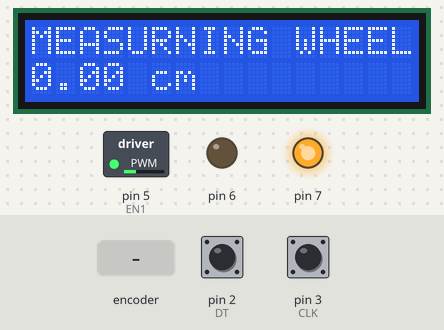
Bench run of a sketch on a simulated Arduino Uno, built with avr-gcc and run on an emulated ATmega328P. On the bench: 16×2 character LCD, switched loads named in the sketch (green lamp = pin HIGH), output pins drawn as LEDs (lit = HIGH). The inputs (shaded band) are chosen by the test bench; at power-on: pin 2 (DT) HIGH, pin 3 (CLK) HIGH.

Above: at 1.2 s.
1.3 s: pin 2 (DT) pulled LOW for 0.15 s
At 1.37 s:
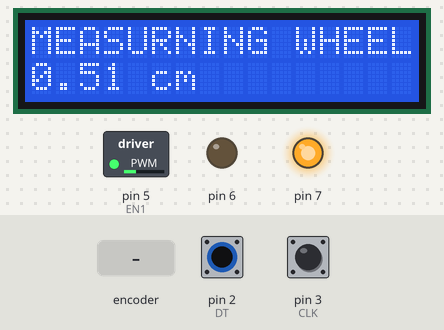
2.9 s: rotary encoder on pin 3 (CLK) / pin 2 (DT) turned 3 steps (first pin leading)
At 4.2 s:
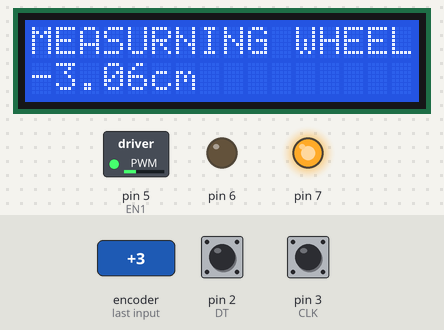
5.0 s: rotary encoder on pin 3 (CLK) / pin 2 (DT) turned 1 step (first pin leading)
At 5.5 s:
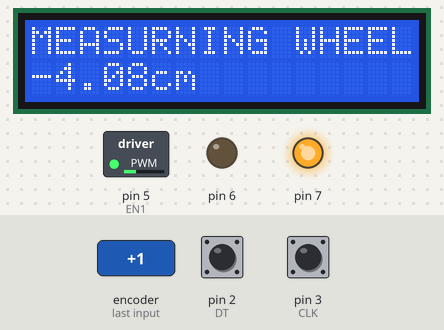
6.7 s: rotary encoder on pin 3 (CLK) / pin 2 (DT) turned 1 step (first pin leading)
At 8.0 s:
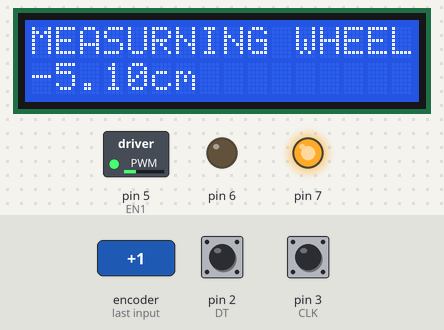
Timing chart, 0 to 9.4 s (numbered marks = the images above; inputs shaded):
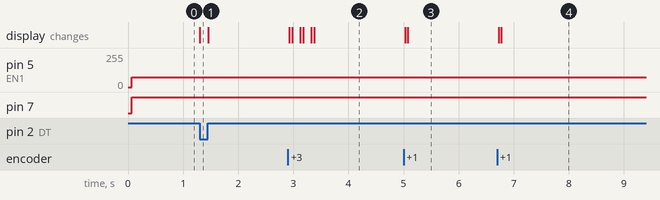

Measured:
- after the input at 1.3 s, the display: changes at once (image 1)
- after the input at 2.9 s, the display: first changes at once (image 2 shows a later state)
- after the input at 5.0 s, the display: first changes at once (image 3 shows a later state)
- after the input at 6.7 s, the display: first changes at once (image 4 shows a later state)

The sketch:

Rotary_Encoder_sin_interrupciones.ino
```cpp
#include <LiquidCrystal.h>
LiquidCrystal lcd(14, 13, 12, 11, 10, 9); //A0=14

int DT = 2;
int CLK = 3;

int Pos = 0;
int State;
int LastState;

const float pi = 3.14;
const float R = 3.25;
const int N = 40;

float distance = 0;

int EN1 = 5;//Inyectar PWM para controlar velocidad motor
int engine_1 = HIGH, engine_2 = LOW;
byte PWM=75;//VELOCIDAD MOTOR


void setup() {
  pinMode (DT ,INPUT_PULLUP);
  pinMode (CLK ,INPUT_PULLUP);
  pinMode(7, OUTPUT);
  pinMode(6, OUTPUT);
  pinMode(EN1, OUTPUT);

  lcd.begin(16, 2);
  lcd.print("MEASURNING WHEEL");

  LastState = digitalRead(DT);
}

void loop(){
  digitalWrite(7, engine_1);
  digitalWrite(6, engine_2);
  analogWrite(EN1, PWM);

  State = digitalRead(DT);
   if (State != LastState){
     if (digitalRead(CLK) != State) {
       Pos ++;
     }

     else {
       Pos --;
     }
   }
  distance = ((2*pi*R)/N) * Pos ;
  lcd.setCursor(0, 1);
  lcd.print( distance);
  lcd.setCursor(5, 1);
  lcd.print("cm  ");

  LastState = State;
 }
```
